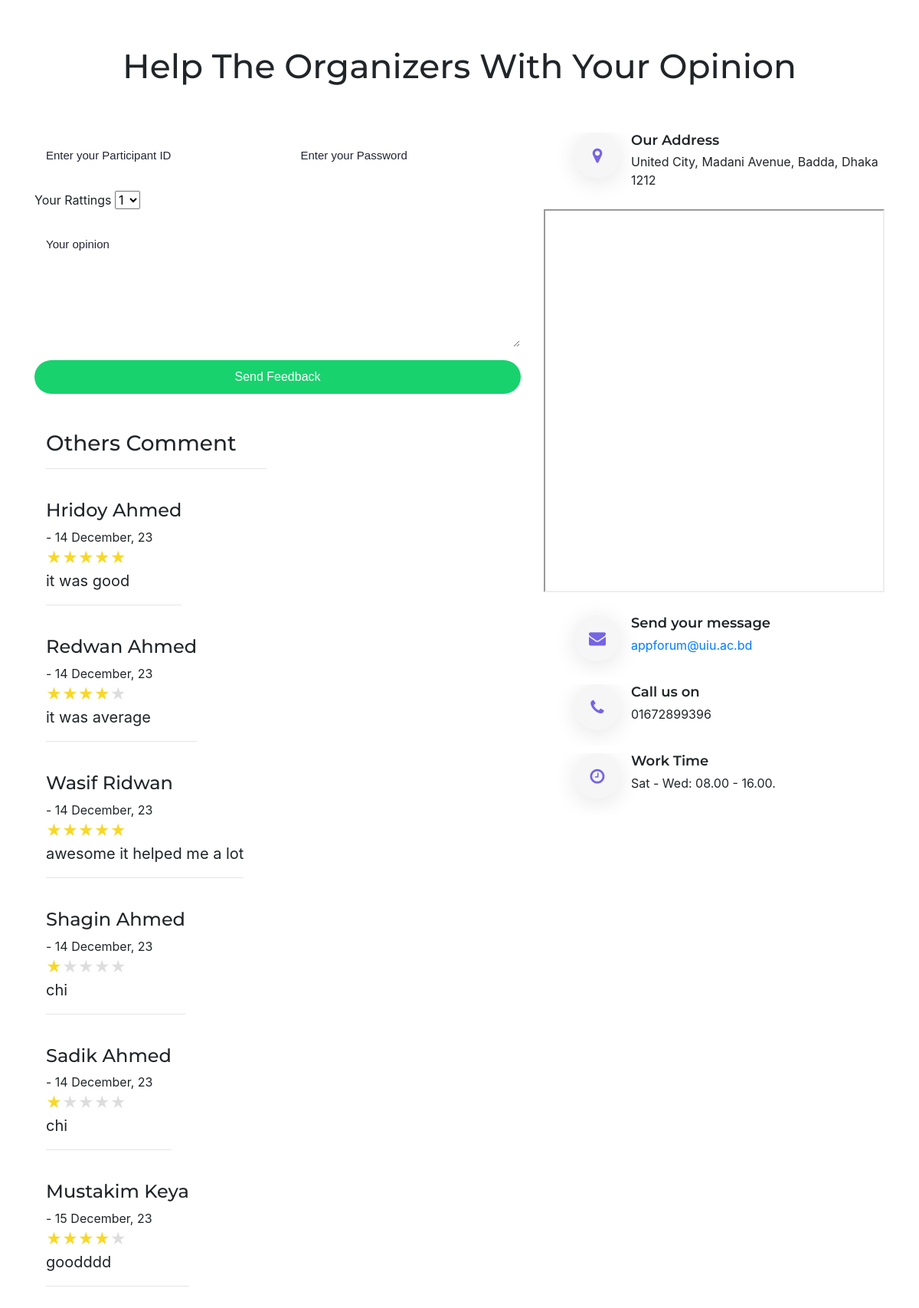
/feedback.php?eid=101, run on the app's committed database.
### tables this page shows
CREATE TABLE `feedback_` (
  `Rating` int(11) NOT NULL,
  `Comments` varchar(500) NOT NULL,
  `EventID` int(11) NOT NULL,
  `Fid` int(11) NOT NULL,
  `Pid` int(11) NOT NULL,
  `date` date DEFAULT NULL
);

CREATE TABLE `organizer` (
  `OrganizerID` int(11) NOT NULL,
  `OrganizerName` varchar(100) NOT NULL,
  `OrganizerEmail` varchar(50) NOT NULL,
  `OrganizerContactNumber` varchar(20) NOT NULL,
  `OrganizerFileLogo` varchar(100) DEFAULT NULL,
  `OrganizerDescription` varchar(500) NOT NULL,
  `OrganizerPass` varchar(100) DEFAULT NULL
);

### feedback.php (the view, shortened to what this page needs)
<?php
    $servername = "localhost";
    $username = "root";
    $password = "";
    $database = "eventadministration";
    $conn = mysqli_connect($servername,$username,$password,$database);
    $eid= $_GET['eid'];
 ?>
<!DOCTYPE html>
<html lang="en">
<head>
  <link href="lib/bootstrap/css/bootstrap.min.css" rel="stylesheet">
  <link href="lib/font-awesome/css/font-awesome.min.css" rel="stylesheet">
  <link href="lib/animate/animate.min.css" rel="stylesheet">
  <link href="lib/ionicons/css/ionicons.min.css" rel="stylesheet">
  <link href="lib/owlcarousel/assets/owl.carousel.min.css" rel="stylesheet">
  <link href="lib/lightbox/css/lightbox.min.css" rel="stylesheet">
  <link href="css/style.css" rel="stylesheet">
<link href="https://cdn.jsdelivr.net/npm/bootstrap@4.4.1/dist/css/bootstrap.min.css" rel="stylesheet">
</head>
<body>
<link href="https://maxcdn.bootstrapcdn.com/font-awesome/4.7.0/css/font-awesome.min.css" rel="stylesheet" />
<div id="contact" class="contact-area section-padding">
<div class="container">
<div class="section-title text-center">
<h1>Help the organizers with your opinion</h1>
</div>
<div class="row">
<div class="col-lg-7">
<div class="contact">
<form class="form" name="enq" method="post" action="#" >
<div class="row">
<div class="form-group col-md-6">
<input type="text" name="pid" class="form-control" placeholder="Enter your Participant ID" required="required">
</div>
<div class="form-group col-md-6">
<input type="text" name="ppass" class="form-control" placeholder="Enter your Password" required="required">
</div>
<div class="form-group col-md-12">
<label for="rating">Your Rattings</label>
  <select name="rating" id="rating">
    <option value="1">1</option>
  </select>
</div>
<div class="form-group col-md-12">
<textarea rows="6" name="comments" class="form-control" placeholder="Your opinion" required="required"></textarea>
</div>
<div class="col-md-12 text-center">
<button type="submit" value="Send message" name="submit" id="submitButton" class="btn btn-contact-bg" title="Submit!">Send Feedback</button>
</div>
</div>
</form>
<br> <br>
<section>
    <?php
    $query="SELECT concat(ParticipantFirstName,' ',ParticipantlastName) as name,Rating,Comments,date
    FROM feedback_ JOIN participants on feedback_.Pid=participants.ParticipantID
    where EventID = $eid";
    $result= mysqli_query($conn, $query);
  echo '<div class="container">
        <div class="row">
            <div class="col-sm-5 col-md-6 col-12 pb-4">
                <h3>Others Comment</h3>  <hr>';
                if(mysqli_num_rows($result) > 0)
                {
                  while($row = mysqli_fetch_assoc($result)){
                echo '<div class="comment mt-4 text-justify float-left">
                    <h4>'. $row['name'] .'</h4>
                    <span>- '. date('j F, y',strtotime($row['date']))  .'</span>
                    <br>';
                        for ($i = 1; $i <= 5; $i++) {
                         echo "<span class='star " . (($i <= $row['Rating']) ? 'filled' : '') . "'>&#9733;</span>";
                     }
                    echo '<p style="font-size: 20px;">'. $row['Comments'] .'</p>
                    <hr>
                </div>  ' ;
                  }
                }
           echo '</div>
        </div>
    </div>';
    ?>
</section>
</div>
</div>
<div class="col-lg-5">
<div class="single_address">
<i class="fa fa-map-marker" ></i>
<h4>Our Address</h4>
<p>United City, Madani Avenue, Badda, Dhaka 1212</p>
</div>
<?php
    $address = 'UIU united city';
    $address= str_replace(" ","+",$address);
    ?>
    <iframe width="100%" height="500" src="https://maps.google.com/maps?q=<?php
    echo $address; ?>&output=embed"></iframe>
<div class="single_address">
    <br>
<i class="fa fa-envelope"></i>
<h4>Send your message</h4>
<?php
 $sql = "SELECT OrganizerContactNumber,OrganizerEmail FROM organizer join events on events.OrganizerID=organizer.OrganizerID where EventID=$eid";
 $result = mysqli_query($conn, $sql);
 if(mysqli_num_rows($result) > 0)
 {
    while($row = mysqli_fetch_assoc($result)){
   echo '
<p><a href="#" class="__cf_email__" data-cfemail="e7ae898188a7829f868a978b82c984888a">'. $row["OrganizerEmail"] .'</a></p>
</div>
<div class="single_address">
<i class="fa fa-phone"></i>
<h4>Call us on</h4>
    <p>'. $row["OrganizerContactNumber"] .'</p>';
    }
}
?>
</div>
<div class="single_address">
<i class="fa fa-clock-o"></i>
<h4>Work Time</h4>
<p>Sat - Wed: 08.00 - 16.00. </p>
</div>
</div>
</div>
</div>
</div>
</body>
</html>

### css/style.css (style rules this page uses)
body { color: #666666; font-family: "Open Sans", sans-serif; }
a { color: #18d26e; transition: 0.5s; }
p { padding: 0; margin: 0 0 30px 0; }
h1, h2, h3, h4, h5, h6 { font-family: "Montserrat", sans-serif; font-weight: 400; margin: 0 0 20px 0; padding: 0; }
#contact { padding: 60px 0; }
#contact .form input, #contact .form textarea { padding: 10px 14px; border-radius: 0; box-shadow: none; font-size: 15px; }
#contact .form button[type="submit"] { background: #18d26e; border: 0; padding: 10px 30px; color: #fff; transition: 0.4s; cursor: pointer; }

### feedback.php (style rules this page uses)
.star { color: #ddd; font-size: 20px; cursor: pointer; }
.filled { color: #f8d825; }
.contact-area { background-attachment: fixed; background-size: cover; background-position: center; }
.contact input { background: #fff; border: 1px solid #fff; border-radius: 3px; -webkit-box-shadow: none; box-shadow: none; color: #232434; font-size: 16px; height: 60px; padding: 10px; width: 100%; font-family: 'poppins', sans-serif; padding-left: 30px; -webkit-transition: all 0.3s ease 0s; -o-transition: all 0.3s ease 0s; transition: all 0.3s ease 0s; }
.contact textarea { background: #fff; border: 1px solid #fff; border-radius: 3px; -webkit-box-shadow: none; box-shadow: none; color: #232434; font-size: 16px; padding: 10px; width: 100%; font-family: 'poppins', sans-serif; padding-left: 30px; -webkit-transition: all 0.3s ease 0s; -o-transition: all 0.3s ease 0s; transition: all 0.3s ease 0s; }
.form-control::placeholder { color: #232434; opacity: 1; }
.btn-contact-bg { border-radius: 30px; color: #fff; outline: medium none !important; padding: 15px 27px; text-transform: capitalize; -webkit-transition: all 0.3s ease 0s; -o-transition: all 0.3s ease 0s; transition: all 0.3s ease 0s; background: #7564e5; font-family: 'poppins', sans-serif; cursor: pointer; width: 100%; }
.single_address { overflow: hidden; margin-bottom: 10px; padding-left: 40px; }
.single_address i { background: #f6f6f6; color: #7564e5; border-radius: 30px; width: 60px; height: 60px; line-height: 60px; text-align: center; float: left; margin-right: 14px; font-size: 22px; -webkit-box-shadow: 0 5px 30px 0 rgba(0, 0, 0, 0.1); box-shadow: 0 5px 30px 0 rgba(0, 0, 0, 0.1); margin-bottom: 20px; -webkit-transition: all 0.3s ease 0s; -o-transition: all 0.3s ease 0s; transition: all 0.3s ease 0s; }
.single_address h4 { font-size: 18px; margin-bottom: 0px; overflow: hidden; font-weight: 600; }
.single_address p { overflow: hidden; margin-top: 5px; }
.section-title h1 { font-size: 44px; font-weight: 500; margin-top: 0; position: relative; text-transform: capitalize; margin-bottom: 15px; }
.section-title { margin-bottom: 60px; }
.text-center { text-align: center!important; }

### data on the page
feedback_: name "Hridoy Ahmed", date "14 December, 23", Comments "it was good"
feedback_: name "Redwan Ahmed", date "14 December, 23", Comments "it was average"
feedback_: name "Wasif Ridwan", date "14 December, 23", Comments "awesome it helped me a lot"
feedback_: name "Shagin Ahmed", date "14 December, 23", Comments "chi"
feedback_: name "Sadik Ahmed", date "14 December, 23", Comments "chi"
feedback_: name "Mustakim Keya", date "15 December, 23", Comments "goodddd"
organizer: OrganizerEmail "appforum@uiu.ac.bd", OrganizerContactNumber "01672899396"
